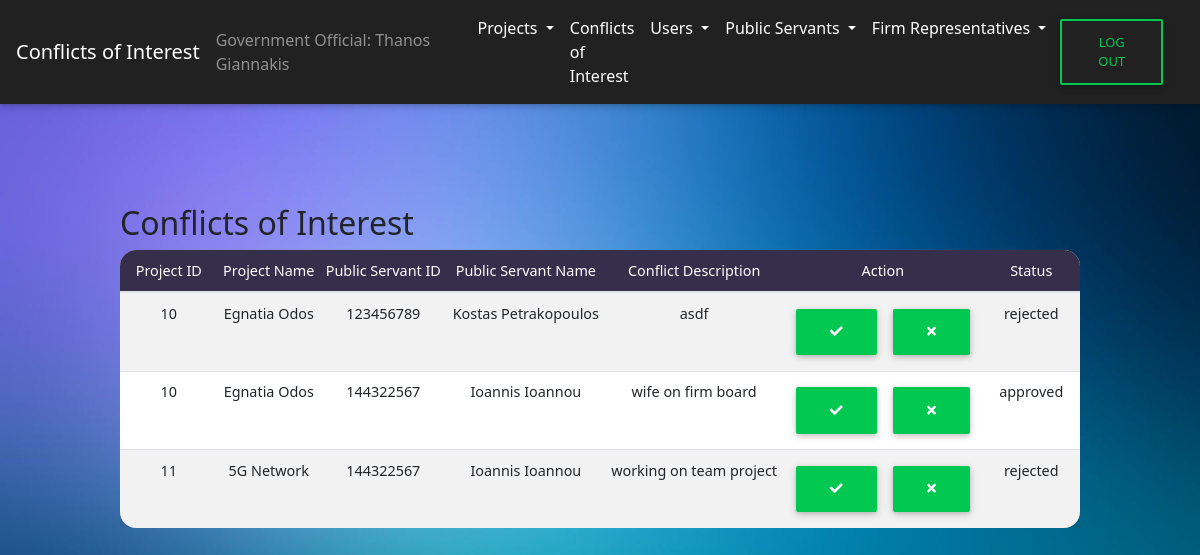
Page /CoI/conflicts.php (signed in) on the earlier database version.
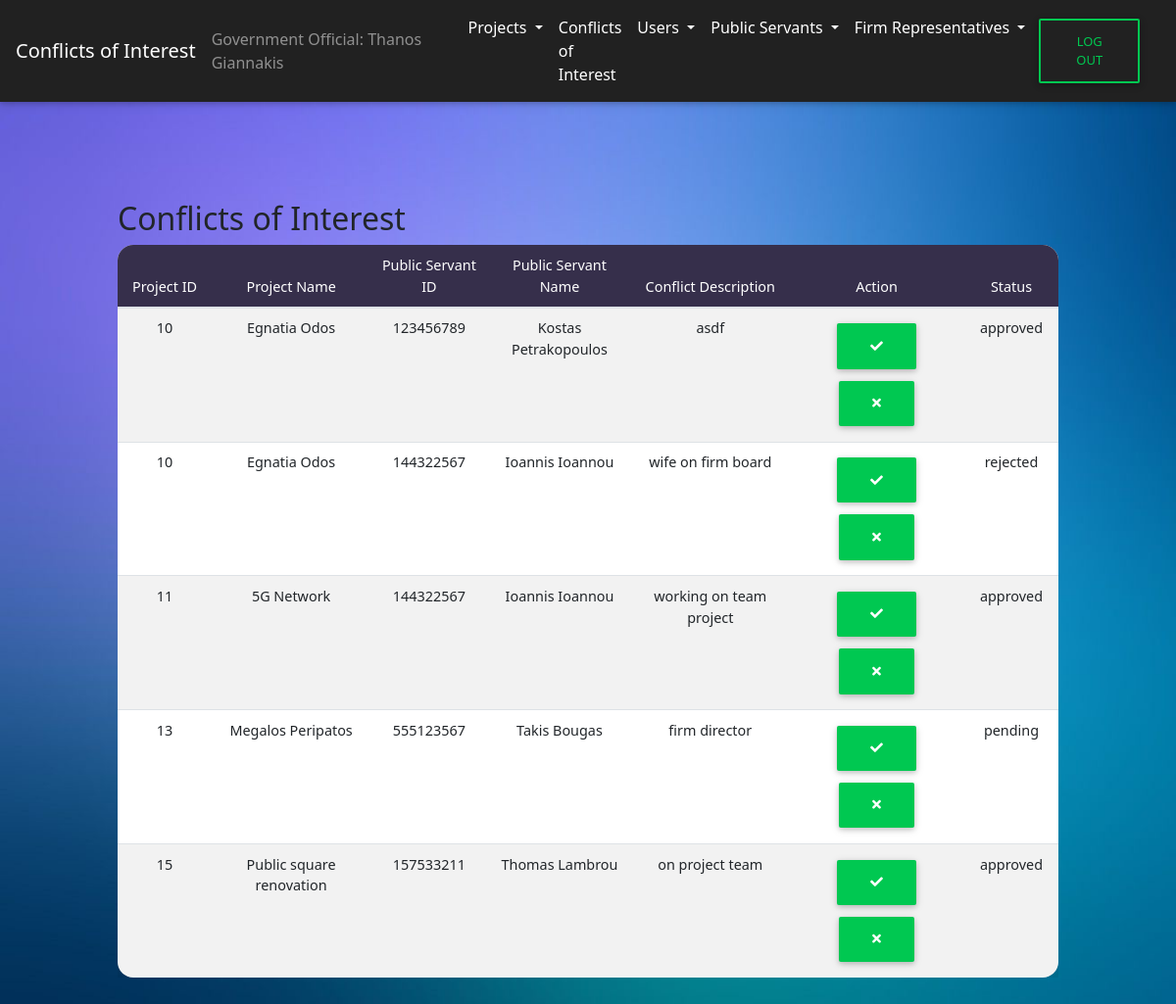
Same page on the later database version.
### tables this page shows
CREATE TABLE `conflicts` (
  `project_id` int(9) NOT NULL,
  `ps_AFM` int(9) NOT NULL,
  `coi_description` varchar(500) NOT NULL,
  `status` varchar(12) NOT NULL
);

CREATE TABLE `projects` (
  `project_id` int(12) NOT NULL,
  `project_name` varchar(255) NOT NULL,
  `project_start_date` date NOT NULL,
  `project_end_date` date NOT NULL,
  `project_desc` varchar(1000) NOT NULL CHECK (`project_start_date` < `project_end_date` and `project_start_date` > '2019-01-01')
);

CREATE TABLE `users` (
  `AFM` int(11) NOT NULL,
  `name` varchar(50) NOT NULL,
  `password` varchar(255) NOT NULL,
  `user_type` varchar(2) NOT NULL,
  `created_at` datetime DEFAULT current_timestamp()
);

### CoI/conflicts.php (the view, shortened to what this page needs)
<?php include('header.php');
include('navbar_GO.php')
?>
<div id="Conflicts">
    <div class="wrapper-table">
        <div class="page-header clearfix">
            <h2 class="pull-left">Conflicts of Interest</h2>
        </div>
        <?php
        $sql = "SELECT * FROM conflicts INNER JOIN projects ON conflicts.project_id = projects.project_id INNER JOIN users ON conflicts.ps_AFM = users.AFM";
        if ($result = mysqli_query($conn, $sql)) {
            if (mysqli_num_rows($result) > 0) {
                echo  "<table id='conflicts' class='table table-striped table-sm project-table' cellspacing='0' width='100%'>";
                echo "<thead>";
                echo "<tr>";
                echo "<th class='th-sm' id ='th-first' >Project ID</th>";
                echo "<th class='th-sm'>Project Name</th>";
                echo "<th class='th-sm'>Public Servant ID</th>";
                echo "<th class='th-sm'>Public Servant Name</th>";
                echo "<th class='th-sm'>Conflict Description</th>";
                echo "<th class='th-sm'>Action</th>";
                echo "<th class='th-sm' id='th-last'>Status</th>";
                echo "</tr>";
                echo "</thead>";
                echo "<tbody>";
                while ($row = mysqli_fetch_array($result)) {
                    echo "<tr>";
                    echo "<td>" . $row['project_id'] . "</td>";
                    echo "<td>" . $row['project_name'] . "</td>";
                    echo "<td>" . $row['ps_AFM'] . "</td>";
                    echo "<td>" . $row['name'] . "</td>";
                    echo "<td>" . $row['coi_description'] . "</td>";
                    echo "<td><form method='POST'class='coi-btn-form' action='approve_coi.php'>
                    <input type='hidden' name='project_id' value='" . $row["project_id"] . "'/>
                    <input type='hidden' name='ps_AFM' value='" . $row["ps_AFM"] . "'/>
                    <button type='submit'class='btn btn-success' name='submit' value='Approve'/>
                    <span class='fas fa-check'>  </span>
                    </button>
                    </form>
                    <form method='POST' class='coi-btn-form' action='reject_coi.php'>
                    <input type='hidden' name='project_id' value='" . $row["project_id"] . "'/>
                    <input type='hidden' name='ps_AFM' value='" . $row["ps_AFM"] . "'/>
                    <button type='submit'class='btn btn-success' name='submit' value='Reject'/>
                    <span class='fas fa-times'>  </span>
                    </button>
                    </form>
                    </td>";
                    echo "<td>" . $row['status'] . "</td>";
                    echo "</tr>";
                }
                echo "</table>";
            } else {
                echo "<p class='lead'><em>No records were found.</em></p>";
            }
        } else {
            echo "ERROR: Could not able to execute $sql. " . mysqli_error($conn);
        }
        ?>
    </div>
</div>
<?php include('footer.php') ?>
</body>
</html>

### CoI/header.php (shortened to what this page needs)
<!DOCTYPE html>
<html lang="zxx">
    <head>
        <link rel="stylesheet" type="text/css" href="css/jquery.dataTables.min.css" />
        <link rel="stylesheet" href="css/bootstrap.min.css" type="text/css">
        <link rel="stylesheet" href="css/style.css" type="text/css">
        <link rel="stylesheet" href="css/mdb.min.css" type="text/css">
        <link href="css/all.css" rel="stylesheet">
    </head>
<body>

### CoI/navbar_GO.php (shortened to what this page needs)
<?php include('header.php');
?>
<nav class="navbar navbar-expand-lg navbar-dark bg-dark">
    <a class="navbar-brand" href="#">Conflicts of Interest</a>
    <span class="navbar-text">
        Government Official:
        <?php echo $_SESSION["name"]; ?>
    </span>
    <div class="collapse navbar-collapse" id="navbarSupportedContent">
        <ul class="navbar-nav mr-auto">
            <li class="nav-item dropdown">
                <a class="nav-link dropdown-toggle" href="#" id="navbarDropdown" role="button" data-toggle="dropdown" aria-haspopup="true" aria-expanded="false">
                    Projects
                </a>
            </li>
            <li class="nav-item">
                <a class="nav-link" href="conflicts.php">Conflicts of Interest</a>
            </li>
            <li class="nav-item dropdown">
                <a class="nav-link dropdown-toggle" href="#" id="navbarDropdown" role="button" data-toggle="dropdown" aria-haspopup="true" aria-expanded="false">
                    Users
                </a>
            </li>
            <li class="nav-item dropdown">
                <a class="nav-link dropdown-toggle" href="#" id="navbarDropdown" role="button" data-toggle="dropdown" aria-haspopup="true" aria-expanded="false">
                    Public Servants
                </a>
            </li>
            <li class="nav-item dropdown">
                <a class="nav-link dropdown-toggle" href="#" id="navbarDropdown" role="button" data-toggle="dropdown" aria-haspopup="true" aria-expanded="false">
                    Firm Representatives
                </a>
            </li>
        </ul>
        <form class="form-inline my-2 my-lg-0" method="post" action="logout.php" id="logoutform">
            <button class="btn btn-outline-success my-2 my-sm-0" type="submit" id="logout-btn">Log Out</button>
        </form>
    </div>
</nav>

### CoI/footer.php (shortened to what this page needs)
</body>
</html>

### CoI/css/style.css (style rules this page uses)
html, * { padding: 0px; margin: 0px; font-family: Segoe UI; }
body { height: 100%; font-family: Segoe UI; }
body { background-image: url("../assets/Background.png"); background-size: cover; background-repeat: no-repeat; background-attachment: fixed; }
.wrapper-table { margin-top: 100px; margin-bottom: 100px; width: 80%; margin-left: auto; margin-right: auto; }
.project-table { border-radius: 1rem; background-color: white; text-align: center; }
th { background-color: #362F4B; border-color: black; color: white; }
#th-first { border-radius: 16px 0px 0px 0px; }
#th-last { border-radius: 0px 16px 0px 0px; }
::placeholder { color: lightgray; }
#logoutform { float:right; margin-right: 15px; }
.coi-btn-form { display: inline-block; }

### CoI/css/all.css (style rules this page uses)
.fa, .fas, .far, .fal, .fad, .fab { -moz-osx-font-smoothing: grayscale; -webkit-font-smoothing: antialiased; display: inline-block; font-style: normal; font-variant: normal; text-rendering: auto; line-height: 1; }
.fa-check:before { content: "\f00c"; }
.fa-times:before { content: "\f00d"; }

Differences in the rows shown:
changed conflicts "asdf": status "rejected" → "approved"
changed conflicts "wife on firm board": status "approved" → "rejected"
changed conflicts "working on team project": status "rejected" → "approved"
added conflicts: project.project_id "13", project.project_name "Megalos Peripatos", ps_AFM "555123567", ps_AFM.name "Takis Bougas", coi_description "firm director", status "pending"
added conflicts: project.project_id "15", project.project_name "Public square renovation", ps_AFM "157533211", ps_AFM.name "Thomas Lambrou", coi_description "on project team", status "approved"
